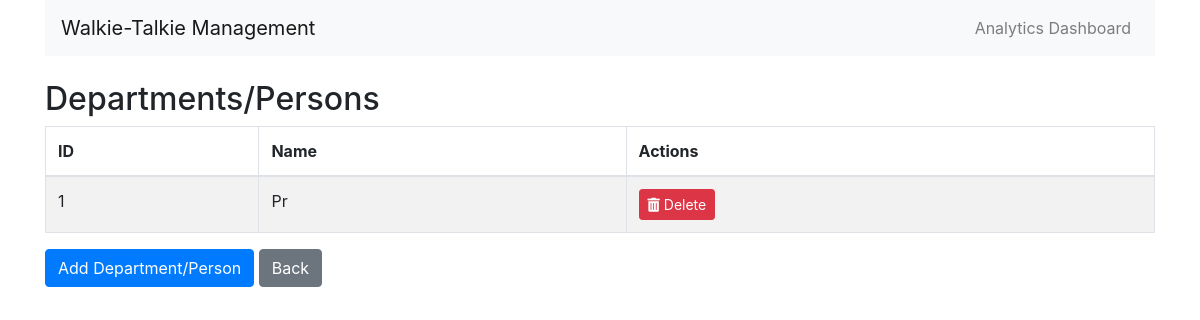
/departments, run on an earlier commit of the app's database.
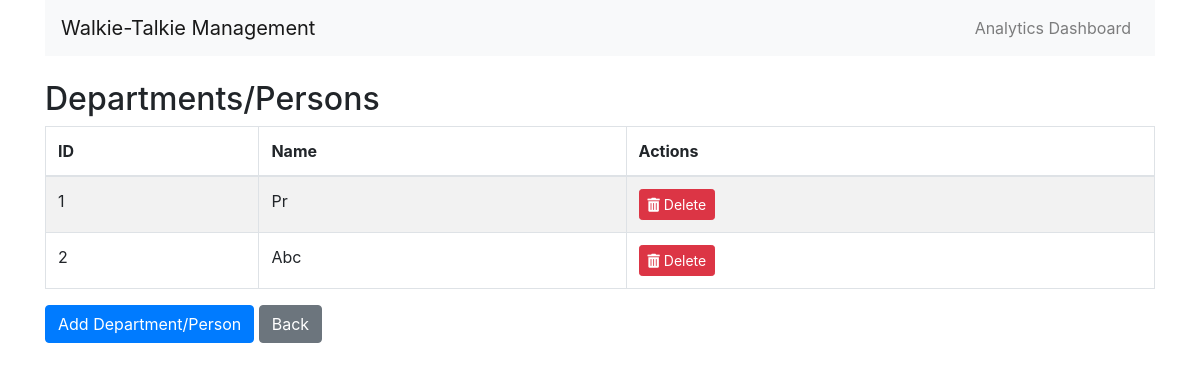
And on a later commit of the database.
### models.py (models this page shows)
class Department(db.Model):
    id = db.Column(db.Integer, primary_key=True)
    name = db.Column(db.String(100), nullable=False, unique=True)
    rental_history = db.relationship('Rental', backref='department', lazy=True)

### routes.py (the view)
@app.route('/departments')
def departments():
    departments = Department.query.all()
    return render_template('departments.html', departments=departments)

### templates/departments.html (shortened to what this page needs)
{% extends 'base.html' %}
{% block content %}
<h2>Departments/Persons</h2>
<table class="table table-striped table-bordered">
    <thead>
        <tr>
            <th>ID</th>
            <th>Name</th>
            <th>Actions</th>
        </tr>
    </thead>
    <tbody>
        {% for dept in departments %}
        <tr>
            <td>{{ dept.id }}</td>
            <td>{{ dept.name }}</td>
            <td>
                {% if dept.rentals|selectattr('return_time', '==', None)|list %}
                    <button class="btn btn-sm btn-danger" disabled data-toggle="tooltip" title="Cannot delete; walkie-talkies are currently lent to this department/person.">
                        <i class="fas fa-trash-alt"></i> Delete
                    </button>
                {% else %}
                    <form action="{{ url_for('delete_department', dept_id=dept.id) }}" method="post" style="display:inline;">
                        <button type="submit" class="btn btn-sm btn-danger" onclick="return confirm('Are you sure you want to delete this department/person?');" data-toggle="tooltip" title="Delete">
                            <i class="fas fa-trash-alt"></i> Delete
                        </button>
                    </form>
                {% endif %}
            </td>
        </tr>
        {% endfor %}
    </tbody>
</table>
<a href="{{ url_for('add_department') }}" class="btn btn-primary">Add Department/Person</a>
<a href="{{ url_for('index') }}" class="btn btn-secondary">Back</a>
{% endblock %}

What changed in the data, as far as the page shows it:
added Department: id "2", name "Abc"
